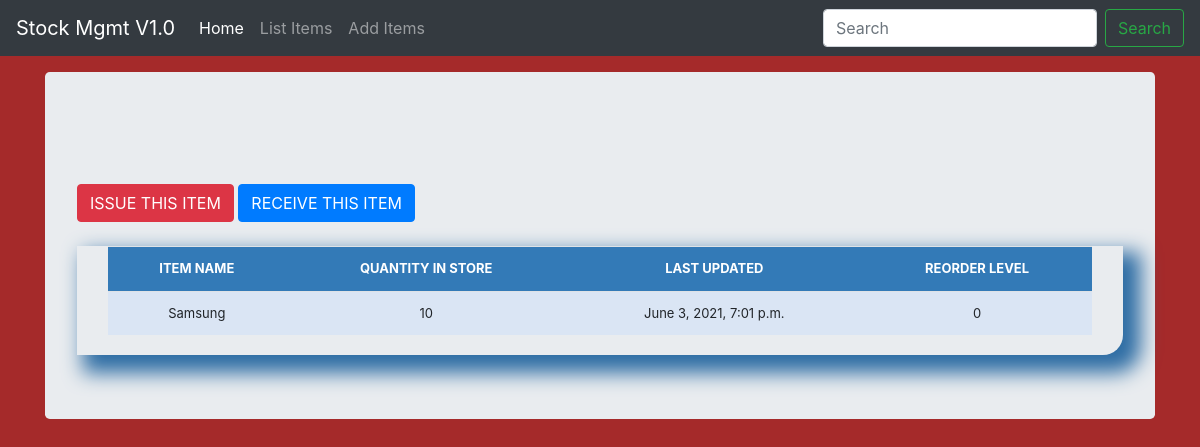
/stock_detail/10/, run on the app's committed database.
### stockmgmgt/models.py (models this page shows, shortened)
class Stock(models.Model):
    category = models.ForeignKey(Category, on_delete=models.CASCADE, blank=True)
    item_name = models.CharField(max_length=50, blank=True, null=True)
    quantity = models.IntegerField(default='0', blank=True, null=True)
    receive_quantity = models.IntegerField(default='0', blank=True, null=True)
    receive_by = models.CharField(max_length=50, blank=True, null=True)
    issue_quantity = models.IntegerField(default='0', blank=True, null=True)
    issue_by = models.CharField(max_length=50, blank=True, null=True)
    issue_to = models.CharField(max_length=50, blank=True, null=True)
    phone_number = models.CharField(max_length=50, blank=True, null=True)
    created_by = models.CharField(max_length=50, blank=True, null=True)
    reorder_level = models.IntegerField(default='0', blank=True, null=True)
    last_updated = models.DateTimeField(auto_now_add=False, auto_now=True)
    timestamp = models.DateTimeField(auto_now_add=True, auto_now=False)

### stockmgmgt/views.py (the view)
# urls.py: path('stock_detail/<str:pk>/', views.stock_detail, name="stock_detail"),
def stock_detail(request, pk):
    queryset = Stock.objects.get(id=pk)
    context = {
        "queryset": queryset,
    }
    return render(request, "stock_detail.html", context)

### stockmgmgt/templates/stock_detail.html (shortened to what this page needs)
{% load static %} {% load crispy_forms_tags %}
<!DOCTYPE html>
<html lang="en">
<head>
  <link rel="stylesheet" href="https://stackpath.bootstrapcdn.com/bootstrap/4.4.1/css/bootstrap.min.css">
  <link href="{% static 'css/style.css' %}" rel="stylesheet" type="text/css">
</head>
<body>
  {% include 'navbar.html' %}
  <main role="main" class="container">
    <div class="jumbotron">
      <br><br>
      <a href='#issue'>
        <div class='btn btn-danger'>ISSUE THIS ITEM</div>
      </a>
      <a href='#receive'>
        <div class='btn btn-primary'>RECEIVE THIS ITEM</div>
      </a>
      <br><br>
      <div class="display_table">
        <table class='table'>
          <tr>
            <th>ITEM NAME</th>
            <th>QUANTITY IN STORE</th>
            <th>LAST UPDATED</th>
            <th>REORDER LEVEL</th>
          </tr>
          <tr>
            <td>{{queryset.item_name}}</td>
            <td>{{queryset.quantity}}</td>
            <td>{{queryset.last_updated}}</td>
            <td>{{queryset.reorder_level}}</td>
          </tr>
        </table>
      </div>
    </div>
  </main>
</body>
</html>

### stockmgmgt/static/css/style.css (style rules this page uses)
body { background-color: brown; min-height: 75rem; padding-top: 4.5rem; }
.table { font-size: 13px; text-align: center; width: 95%; margin: auto; }
.table tr:nth-child(odd) { background: #B8CAE4 }
.table tr:nth-child(even) { background: #dae5f4 }
th { background-color: #337ab7; color: white; }
.display_table { border-bottom-right-radius: 20px; padding-left: 5px; padding-right: 5px; padding-bottom: 20px; box-shadow: 12px 12px 20px 6px #2e6da4; }

### data on the page
Stock: item_name "Samsung", quantity "10", last_updated "June 3, 2021, 7:01 p.m.", reorder_level "0"
